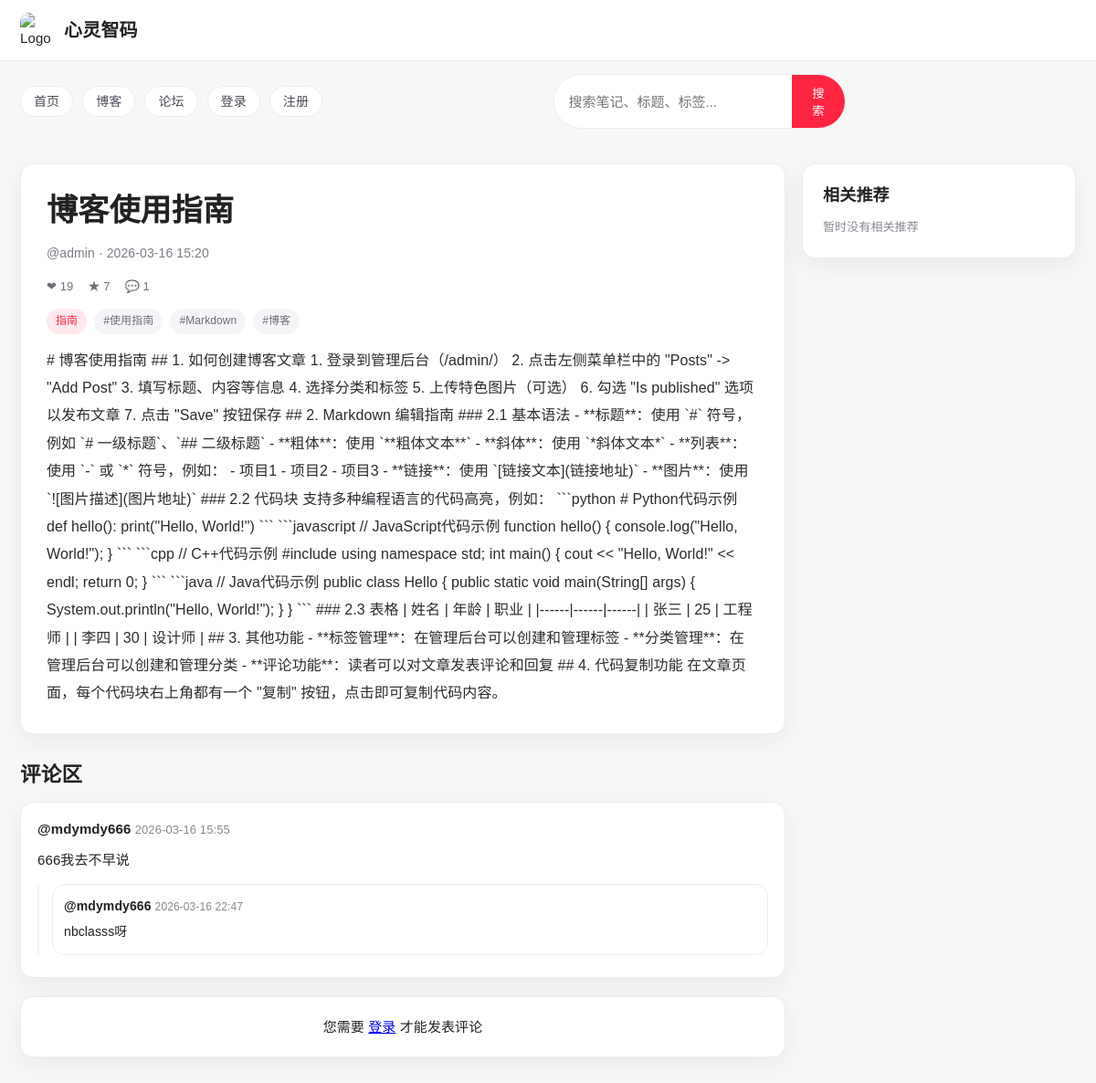
Screenshot of /blog/post/blog-guide/ with the database file from the repository.
### blog/models.py (models this page shows, shortened)
class Post(models.Model):
    title = models.CharField(max_length=200)
    slug = models.SlugField(max_length=200, unique=True)
    content = models.TextField()
    excerpt = models.TextField(blank=True)
    author = models.ForeignKey(User, on_delete=models.CASCADE, related_name='posts')
    category = models.ForeignKey(Category, on_delete=models.SET_NULL, null=True, related_name='posts')
    tags = models.ManyToManyField(Tag, related_name='posts')
    featured_image = models.ImageField(upload_to='blog_images/', blank=True, null=True)
    is_published = models.BooleanField(default=False)
    publish_date = models.DateTimeField(default=timezone.now)
    created_at = models.DateTimeField(auto_now_add=True)
    updated_at = models.DateTimeField(auto_now=True)

class Category(models.Model):
    name = models.CharField(max_length=100, unique=True)
    slug = models.SlugField(max_length=100, unique=True)
    description = models.TextField(blank=True)
    created_at = models.DateTimeField(auto_now_add=True)

class Tag(models.Model):
    name = models.CharField(max_length=50, unique=True)
    slug = models.SlugField(max_length=50, unique=True)
    created_at = models.DateTimeField(auto_now_add=True)

class Comment(models.Model):
    post = models.ForeignKey(Post, on_delete=models.CASCADE, related_name='comments')
    author = models.ForeignKey(User, on_delete=models.CASCADE, related_name='comments')
    content = models.TextField()
    parent = models.ForeignKey('self', on_delete=models.CASCADE, null=True, blank=True, related_name='replies')
    is_approved = models.BooleanField(default=True)
    created_at = models.DateTimeField(auto_now_add=True)
    updated_at = models.DateTimeField(auto_now=True)

### accounts/models.py (models this page shows, shortened)
class CustomUser(AbstractUser):
    bio = models.TextField(blank=True, null=True)
    avatar = models.ImageField(upload_to='avatars/', blank=True, null=True)
    phone_number = models.CharField(max_length=20, blank=True, null=True)
    date_of_birth = models.DateField(blank=True, null=True)
    is_verified = models.BooleanField(default=False)
    verification_code = models.CharField(max_length=6, blank=True, null=True)
    created_at = models.DateTimeField(default=timezone.now)
    updated_at = models.DateTimeField(auto_now=True)

### blog/views.py (the view)
# urls.py: path('post/<slug:slug>/', PostDetailView.as_view(), name='post_detail'),
class PostDetailView(DetailView):
    model = Post
    template_name = 'blog/post_detail.html'
    context_object_name = 'post'
    def get_context_data(self, **kwargs):
        context = super().get_context_data(**kwargs)
        context['comments'] = self.object.comments.filter(is_approved=True, parent__isnull=True)
        context['comment_form'] = CommentForm()
        context['comment_count'] = self.object.comments.filter(is_approved=True, parent__isnull=True).count()
        context['related_posts'] = Post.objects.filter(
            is_published=True
        ).filter(
            Q(category=self.object.category) | Q(tags__in=self.object.tags.all())
        ).exclude(
            id=self.object.id
        ).distinct().order_by('-publish_date')[:5]
        return context

### blog/forms.py
class CommentForm(forms.ModelForm):
    class Meta:
        model = Comment
        fields = ('content', 'parent')

### blog/templates/blog/post_detail.html (shortened to what this page needs)
{% extends 'base.html' %}
{% block content %}
    <div style="display: grid; grid-template-columns: minmax(0, 1fr) 300px; gap: 18px; align-items: start;">
        <div>
            <article class="card" style="margin: 0 auto 16px; padding: 0; overflow: hidden;">
                <div style="padding: 28px;">
                    <h1 style="font-size: 34px; line-height: 1.35; margin-bottom: 12px;">{{ post.title }}</h1>
                    <p style="color: #7d7d88; font-size: 14px; margin-bottom: 14px;">
                        @{{ post.author.username }} · {{ post.publish_date|date:"Y-m-d H:i" }}
                    </p>
                    <div style="display: flex; gap: 16px; align-items: center; color: #6f6f79; font-size: 13px; margin-bottom: 14px;">
                        <span title="点赞">❤ {{ comment_count|add:18 }}</span>
                        <span title="收藏">★ {{ comment_count|add:6 }}</span>
                        <span title="评论">💬 {{ comment_count }}</span>
                    </div>
                    <div style="margin-bottom: 14px; display: flex; flex-wrap: wrap; gap: 8px;">
                        {% if post.category %}
                            <span style="display: inline-block; background: #ffe9ed; color: #ff2442; padding: 4px 10px; border-radius: 999px; font-size: 12px;">
                                <a href="{% url 'category_detail' post.category.slug %}" style="color: #ff2442; text-decoration: none;">{{ post.category.name }}</a>
                            </span>
                        {% endif %}
                        {% for tag in post.tags.all %}
                            <span style="display: inline-block; background: #f5f5f7; color: #6f6f79; padding: 4px 10px; border-radius: 999px; font-size: 12px;">
                                <a href="{% url 'tag_detail' tag.slug %}" style="color: #6f6f79; text-decoration: none;">#{{ tag.name }}</a>
                            </span>
                        {% endfor %}
                    </div>
                    <div class="content" style="font-size: 16px; line-height: 1.9; color: #2b2b31;">
                        {{ post.content|safe }}
                    </div>
                </div>
            </article>
            <div class="comments" style="margin-top: 30px;">
                <h2 style="margin-bottom: 14px;">评论区</h2>
                {% if comments %}
                    {% for comment in comments %}
                        <div class="card" style="margin-bottom: 14px; padding: 16px 18px;">
                            <div style="display: flex; justify-content: space-between; align-items: center; margin-bottom: 8px;">
                                <p style="margin: 0;"><strong>@{{ comment.author.username }}</strong> <span style="color: #888; font-size: 13px;">{{ comment.created_at|date:"Y-m-d H:i" }}</span></p>
                            </div>
                            <p style="margin-bottom: 6px;">{{ comment.content }}</p>
                            {% if comment.replies.all %}
                                <div style="margin-top: 14px; padding-left: 14px; border-left: 2px solid #f1f1f3;">
                                    {% for reply in comment.replies.all %}
                                        <div class="card" style="margin-bottom: 8px; padding: 12px; box-shadow: none;">
                                            <p style="margin: 0 0 4px; font-size: 14px;"><strong>@{{ reply.author.username }}</strong> <span style="color: #888; font-size: 12px;">{{ reply.created_at|date:"Y-m-d H:i" }}</span></p>
                                            <p style="font-size: 14px;">{{ reply.content }}</p>
                                        </div>
                                    {% endfor %}
                                </div>
                            {% endif %}
                        </div>
                    {% endfor %}
                {% else %}
                    <div class="card" style="padding: 28px; text-align: center;">
                        <p>还没有评论，快来抢沙发。</p>
                    </div>
                {% endif %}
                {% if user.is_authenticated %}
                    <div class="card" style="margin-top: 20px; padding: 20px;">
                        <h3 style="margin-bottom: 10px;">发布评论</h3>
                        <form method="post" action="{% url 'add_comment' post.slug %}">
                            {% csrf_token %}
                            <div style="margin-bottom: 12px;">
                                <label for="id_content" style="display: block; margin-bottom: 6px; font-weight: 500;">评论内容</label>
                                <textarea name="content" id="id_content" style="width: 100%; padding: 10px; border: 1px solid #ddd; border-radius: 8px; resize: vertical; min-height: 120px;"></textarea>
                            </div>
                            <input type="hidden" name="parent" value="">
                            <button type="submit" class="btn">发表评论</button>
                        </form>
                    </div>
                {% else %}
                    <div class="card" style="margin-top: 20px; padding: 20px; text-align: center;">
                        <p>您需要 <a href="{% url 'login' %}">登录</a> 才能发表评论</p>
                    </div>
                {% endif %}
            </div>
        </div>
        <aside class="card" style="position: sticky; top: 110px; margin-bottom: 0;">
            <h3 style="font-size: 18px; margin-bottom: 12px;">相关推荐</h3>
            {% if related_posts %}
                <div style="display: grid; gap: 10px;">
                    {% for item in related_posts %}
                        <a href="{% url 'post_detail' item.slug %}" style="text-decoration: none; color: inherit;">
                            <div style="display: grid; grid-template-columns: 72px 1fr; gap: 10px; padding: 8px; border-radius: 10px; transition: background .2s;">
                                <div style="width: 72px; height: 72px; border-radius: 8px; overflow: hidden; background: #f3f3f5;">
                                    {% if item.featured_image %}
                                        <img src="{{ item.featured_image.url }}" alt="{{ item.title }}" style="width: 100%; height: 100%; object-fit: cover;">
                                    {% endif %}
                                </div>
                                <div>
                                    <p style="font-size: 13px; line-height: 1.4; margin-bottom: 4px;">{{ item.title|truncatewords:10 }}</p>
                                    <p style="font-size: 12px; color: #8a8a95;">@{{ item.author.username }}</p>
                                </div>
                            </div>
                        </a>
                    {% endfor %}
                </div>
            {% else %}
                <p style="font-size: 13px; color: #8a8a95;">暂时没有相关推荐</p>
            {% endif %}
        </aside>
    </div>
{% endblock %}

### templates/base.html (style rules this page uses)
* { margin: 0; padding: 0; box-sizing: border-box; }
:root { --xhs-red: #ff2442; --xhs-red-deep: #e51f3c; --xhs-bg: #f7f7f8; --xhs-card: #ffffff; --xhs-text: #222; --xhs-subtext: #7a7a85; --xhs-border: #ececf1; --xhs-shadow: 0 8px 24px rgba(27, 27, 33, 0.06); }
body { font-family: "PingFang SC", "Microsoft YaHei", Arial, sans-serif; line-height: 1.6; font-size: 15px; letter-spacing: 0.1px; color: var(--xhs-text); background: var(--xhs-bg); }
h1, h2, h3, h4 { line-height: 1.35; letter-spacing: 0.2px; }
p { line-height: 1.7; }
.card { background: var(--xhs-card); border-radius: 14px; padding: 22px; box-shadow: var(--xhs-shadow); margin-bottom: 25px; transition: all 0.3s ease; border: 1px solid var(--xhs-border); }

### rows the page displays
Post: title "博客使用指南", author.username "admin", publish_date "2026-03-16 15:20", category.name "指南", content "# 博客使用指南 ## 1. 如何创建博客文章 1. 登录到管理后台（/admin/） 2. 点击左侧菜单栏中的 \"Posts\" -> \"Add Post\" 3. 填写标题、内容等信息 4. 选择分类和标签 5. 上传特色图片（可选） 6. 勾选 \"Is published\" 选项以发布文章 7. 点击 \"Save\" 按钮保存 ## 2. Markdown 编辑指南 ### 2.1 基本语法 - **标题**：使用 `#` 符号，例如 `# 一级标题`、`## 二级标题` - **粗体**：使用 `**粗体文本**` - **斜体**：使用 `*斜体文本*` - **列表**：使用 `-` 或 `*` 符号，例如： - 项目1 - 项目2 - 项目3 - **链接**：使用 `[链接文本](链接地址)` - **图片**：使用 `![图片描述](图片地址)` ### 2.2 代码块 支持多种编程语言的代码高亮，例如： ```python # Python代码示例 def hello(): print(\"Hello, World!\") ``` ```javascript // JavaScript代码示例 function hello() { console.log(\"Hello, World!\"); } ``` ```cpp // C++代码示例 #include using namespace std; int main() { cout << \"Hello, World!\" << endl; return 0; } ``` ```java // Java代码示例…"
Tag: name "使用指南"
Tag: name "Markdown"
Tag: name "博客"
Comment: author.username "mdymdy666", created_at "2026-03-16 15:55", content "666我去不早说"
Comment: author.username "mdymdy666", created_at "2026-03-16 22:47", content "nbclasss呀"

### other values shown
{{ comment_count|add:18 }} "19"
{{ comment_count|add:6 }} "7"
{{ comment_count }} "1"
